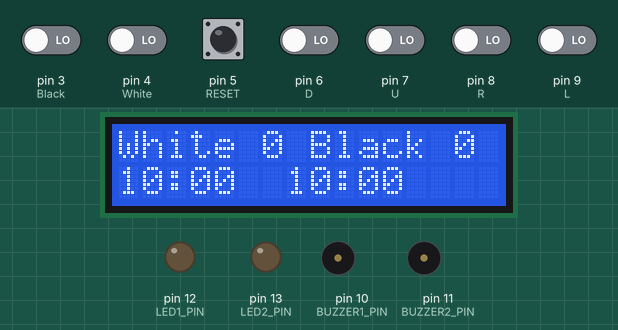
Simulated run of this sketch. Board: Arduino Uno, built with avr-gcc and run on an emulated ATmega328P. Shown: 16×2 character LCD, output pins drawn as LEDs (lit = HIGH), buzzer (waves = sounding, pin HIGH). Dashed ring = blinking. The test bench sets the inputs (shaded band); at power-on: pin 3 (Black), pin 4 (White), pin 5 (RESET), pin 6 (D), pin 7 (U), pin 8 (R), pin 9 (L) LOW.

Above: at 1.2 s.
1.3 s: pin 3 (Black) driven HIGH
At 1.49 s:
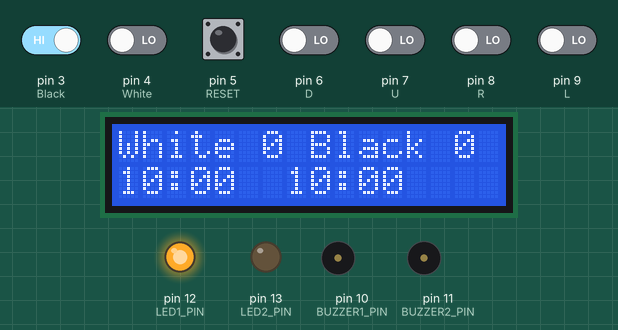
3.2 s: pin 4 (White) driven HIGH
At 3.36 s:
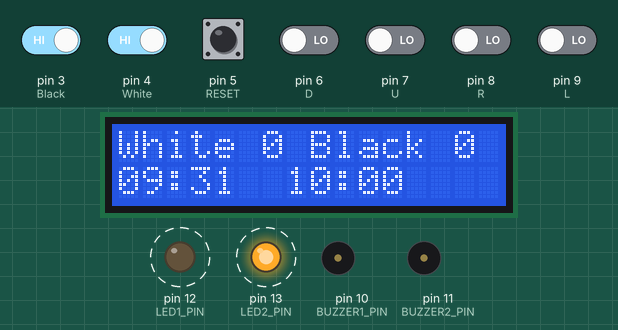
6.2 s: pin 5 (RESET) pulled HIGH for 1 s
At 7.43 s:
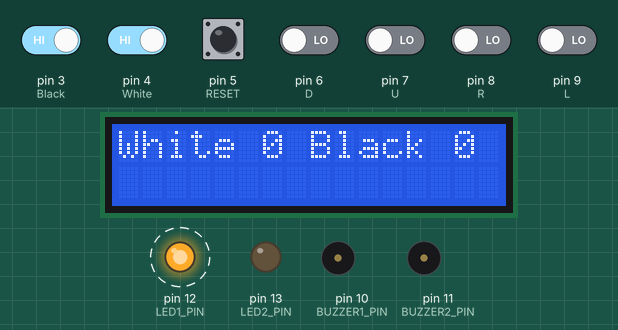
7.8 s: pin 3 (Black) driven LOW
At 8.4 s:
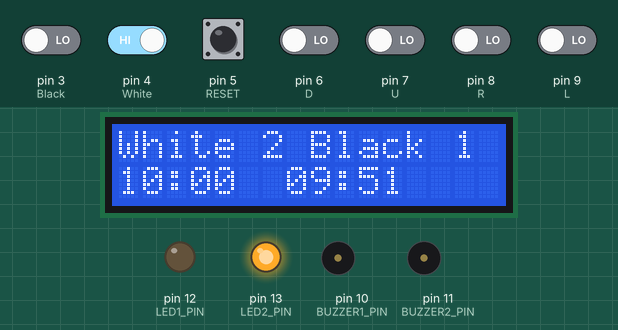
9.4 s: pin 5 (RESET) pulled HIGH for 0.15 s
At 9.59 s:
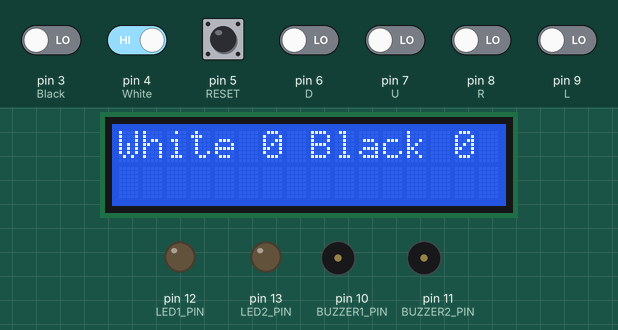
11.2 s: pin 8 (R) driven HIGH
At 11.37 s:
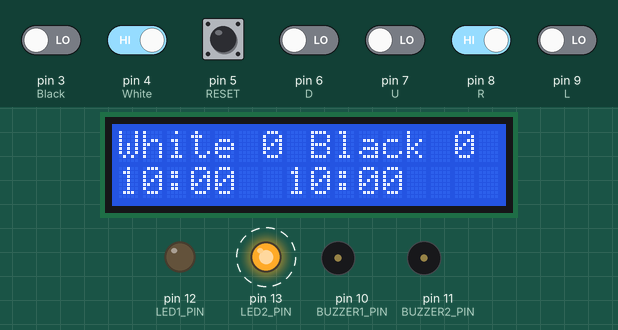
Timing chart, 0 to 15.2 s (numbered marks = the images above; inputs shaded):
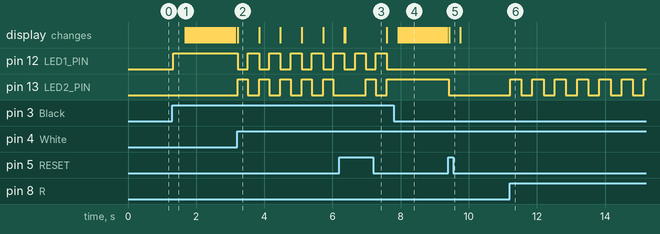

Measured:
- after the input at 1.3 s, pin 12 (LED1_PIN): LOW → HIGH at once
- after the input at 3.2 s, pin 12 (LED1_PIN): alternates HIGH for 0.33 s and LOW for 0.30 s, starting at once; pin 13 (LED2_PIN): alternates HIGH for 0.30 s and LOW for 0.33 s, starting at once
- after the input at 7.8 s, pin 12 (LED1_PIN): stops changing and stays LOW; pin 13 (LED2_PIN): stops changing and stays HIGH
- after the input at 9.4 s, pin 13 (LED2_PIN): HIGH → LOW at once
- after the input at 11.2 s, pin 13 (LED2_PIN): alternates HIGH for 0.33 s and LOW for 0.33 s, starting at once
- what the display in image 2 shows lasts 0.6 s, from 3.2 s to 3.8 s

The sketch:

code.ino
```cpp
#include <Wire.h>
#include <LiquidCrystal_I2C.h>

// Define pins for LEDs and buzzers
#define LED1_PIN 12    // LED for White timer active
#define LED2_PIN 13    // LED for Black timer active
#define BUZZER1_PIN 10 // Buzzer for White
#define BUZZER2_PIN 11 // Buzzer for Black

// Define pins for buttons
#define White 4        // White button for Player 1
#define Black 3        // Black button for Player 2 / Start game
#define RESET 5        // Reset button
#define L 9            // Select White timer
#define R 8            // Select Black timer
#define U 7            // Increase time
#define D 6            // Decrease time

// Initialize the LCD with I2C address (e.g., 0x27) and size 16x2
LiquidCrystal_I2C lcd(0x27, 16, 2);

// Variables for timers (in milliseconds)
unsigned long timerWhite = 600000; // 10 minutes for White
unsigned long timerBlack = 600000; // 10 minutes for Black
unsigned long previousMillis = 0;
bool timerWhiteActive = false;     // White timer status
bool timerBlackActive = false;     // Black timer status (initially inactive)
bool gameStarted = false;          // Tracks if the game has started
bool selectWhite = false;          // Tracks if White timer is selected for adjustment
bool selectBlack = false;          // Tracks if Black timer is selected for adjustment
bool gameEnded = false;            // Tracks if the game has ended

// Turn counters
int turnCountWhite = 0;
int turnCountBlack = 0;

// Time interval for speeding up timer for testing
unsigned long timeSpeedFactor = 50; // 50ms per loop counts as 1 second

void setup() {
  // Set up LCD
  lcd.init();
  lcd.backlight();
  lcd.setCursor(0, 0);
  lcd.print("White 0 Black 0");

  // Set up LED and buzzer pins
  pinMode(LED1_PIN, OUTPUT);
  pinMode(LED2_PIN, OUTPUT);
  pinMode(BUZZER1_PIN, OUTPUT);
  pinMode(BUZZER2_PIN, OUTPUT);

  // Set up button pins with external pull-down resistors
  pinMode(White, INPUT);
  pinMode(Black, INPUT);
  pinMode(RESET, INPUT);
  pinMode(L, INPUT);
  pinMode(R, INPUT);
  pinMode(U, INPUT);
  pinMode(D, INPUT);

  // Initial state of LEDs
  digitalWrite(LED1_PIN, LOW);
  digitalWrite(LED2_PIN, LOW);

  // Initialize Serial Monitor for debugging
  Serial.begin(9600);
}

void loop() {
  unsigned long currentMillis = millis();

  // Check if the reset button is pressed
  if (digitalRead(RESET) == HIGH) {
    resetTimers();
    delay(300); // Debounce delay
  }

  // If the game has ended, do nothing further in the loop
  if (gameEnded) {
    return;
  }

  // Start the game with the black button, activating white timer
  if (digitalRead(Black) == HIGH && !gameStarted) {
    gameStarted = true;
    timerWhiteActive = true;
    timerBlackActive = false;
    previousMillis = currentMillis;
    digitalWrite(LED1_PIN, HIGH);  // White timer LED on
    delay(300); // Debounce delay
  }

  // Toggle selection of White timer with L button
  if (digitalRead(L) == HIGH && !gameStarted) {
    selectWhite = !selectWhite;  // Toggle White selection
    selectBlack = false;         // Ensure Black is deselected
    digitalWrite(LED1_PIN, selectWhite ? HIGH : LOW); // Update LED1 based on selection
    delay(300); // Debounce delay
  }

  // Toggle selection of Black timer with R button
  if (digitalRead(R) == HIGH && !gameStarted) {
    selectBlack = !selectBlack;  // Toggle Black selection
    selectWhite = false;         // Ensure White is deselected
    digitalWrite(LED2_PIN, selectBlack ? HIGH : LOW); // Update LED2 based on selection
    delay(300); // Debounce delay
  }

  // Increase time with U button if a timer is selected
  if (digitalRead(U) == HIGH && !gameStarted) {
    if (selectWhite) timerWhite += 60000;  // Increase White timer by 1 minute
    if (selectBlack) timerBlack += 60000;  // Increase Black timer by 1 minute
    delay(300); // Debounce delay
  }

  // Decrease time with D button if a timer is selected
  if (digitalRead(D) == HIGH && !gameStarted) {
    if (selectWhite && timerWhite > 60000) timerWhite -= 60000; // Decrease White timer
    if (selectBlack && timerBlack > 60000) timerBlack -= 60000; // Decrease Black timer
    delay(300); // Debounce delay
  }

  // Switch between white and black timers when buttons are pressed
  if (digitalRead(White) == HIGH && timerWhiteActive && gameStarted) {
    timerWhiteActive = false;
    timerBlackActive = true;
    previousMillis = currentMillis;
    digitalWrite(LED1_PIN, LOW);   // White LED off
    digitalWrite(LED2_PIN, HIGH);  // Black LED on
    turnCountWhite++;              // Increment White turn count
    delay(300); // Debounce delay
  }

  if (digitalRead(Black) == HIGH && timerBlackActive && gameStarted) {
    timerBlackActive = false;
    timerWhiteActive = true;
    previousMillis = currentMillis;
    digitalWrite(LED1_PIN, HIGH);  // White LED on
    digitalWrite(LED2_PIN, LOW);   // Black LED off
    turnCountBlack++;              // Increment Black turn count
    delay(300); // Debounce delay
  }

  // Update timers based on active state
  if (currentMillis - previousMillis >= timeSpeedFactor) {
    previousMillis = currentMillis;

    // Decrease white timer if active
    if (timerWhiteActive && timerWhite > 0) {
      timerWhite -= 1000; // Decrease by 1 second
    }
    // Decrease black timer if active
    if (timerBlackActive && timerBlack > 0) {
      timerBlack -= 1000; // Decrease by 1 second
    }
  }

  // Check if any timer has reached zero to end the game
  if (timerWhite == 0) {
    endGame("Black WINNER!!!");
  } else if (timerBlack == 0) {
    endGame("White WINNER!!!");
  }

  // Display both timers and turn counts on the LCD
  displayTimers();
}

// Function to end the game and display the winner
void endGame(const char* winnerMessage) {
  // Turn off LEDs and buzzers
  digitalWrite(LED1_PIN, LOW);
  digitalWrite(LED2_PIN, LOW);
  digitalWrite(BUZZER1_PIN, LOW);
  digitalWrite(BUZZER2_PIN, LOW);

  // Display winner message on the LCD
  lcd.clear();
  lcd.setCursor(0, 0);
  lcd.print(winnerMessage);

  gameEnded = true; // Mark game as ended
}

// Function to reset both timers and turn counts
void resetTimers() {
  timerWhite = 600000;        // Reset to 10 minutes
  timerBlack = 600000;
  timerWhiteActive = false;   // Reset both timers to inactive
  timerBlackActive = false;
  gameStarted = false;
  selectWhite = false;
  selectBlack = false;
  gameEnded = false;
  turnCountWhite = 0;         // Reset turn counts
  turnCountBlack = 0;
  digitalWrite(LED1_PIN, LOW); // Turn off both LEDs
  digitalWrite(LED2_PIN, LOW);
  lcd.clear();
  lcd.setCursor(0, 0);
  lcd.print("White 0 Black 0");
}

// Function to display both timers and turn counts on the LCD
void displayTimers() {
  int minutesWhite = timerWhite / 60000;
  int secondsWhite = (timerWhite % 60000) / 1000;
  int minutesBlack = timerBlack / 60000;
  int secondsBlack = (timerBlack % 60000) / 1000;

  lcd.setCursor(0, 0);
  lcd.print("White ");
  lcd.print(turnCountWhite);
  lcd.print(" Black ");
  lcd.print(turnCountBlack);

  lcd.setCursor(0, 1);  // Set cursor to the second line
  if (minutesWhite < 10) lcd.print("0");
  lcd.print(minutesWhite);
  lcd.print(":");
  if (secondsWhite < 10) lcd.print("0");
  lcd.print(secondsWhite);
  lcd.print("  ");
  if (minutesBlack < 10) lcd.print("0");
  lcd.print(minutesBlack);
  lcd.print(":");
  if (secondsBlack < 10) lcd.print("0");
  lcd.print(secondsBlack);
}
```
